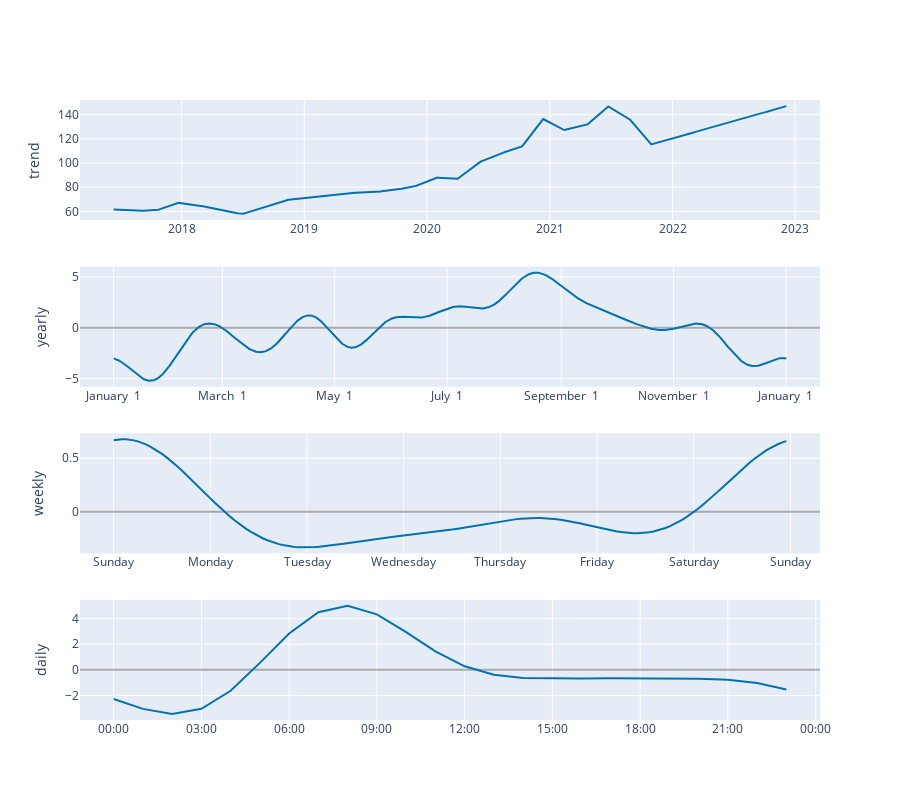

Notebook cell for this chart:
### Code cell
# Python
plot_components_plotly(m, forecast)

### Figure 1 — Plotly figure (JSON) as saved in the notebook; plotly's stock layout.template omitted (floating-point values rounded to 4 significant figures; data arrays with more than 128 entries replaced by an {"elided": "..."} marker saying what was removed)
{"data": [{"line": {"color": "#0072B2", "width": 2}, "mode": "lines", "name": "trend", "type": "scatter", "x": {"elided": "9997 str values"}, "xaxis": "x", "y": {"elided": "9997 float values"}, "yaxis": "y"}, {"line": {"color": "#0072B2", "width": 2}, "mode": "lines", "name": "yearly", "type": "scatter", "x": {"elided": "8766 str values"}, "xaxis": "x2", "y": {"elided": "8766 float values"}, "yaxis": "y2"}, {"line": {"color": "#0072B2", "width": 2}, "mode": "lines", "name": "weekly", "type": "scatter", "x": {"elided": "168 str values"}, "xaxis": "x3", "y": {"elided": "168 float values"}, "yaxis": "y3"}, {"line": {"color": "#0072B2", "width": 2}, "mode": "lines", "name": "daily", "type": "scatter", "x": ["2017-01-01T00:00:00", "2017-01-01T01:00:00", "2017-01-01T02:00:00", "2017-01-01T03:00:00", "2017-01-01T04:00:00", "2017-01-01T05:00:00", "2017-01-01T06:00:00", "2017-01-01T07:00:00", "2017-01-01T08:00:00", "2017-01-01T09:00:00", "2017-01-01T10:00:00", "2017-01-01T11:00:00", "2017-01-01T12:00:00", "2017-01-01T13:00:00", "2017-01-01T14:00:00", "2017-01-01T15:00:00", "2017-01-01T16:00:00", "2017-01-01T17:00:00", "2017-01-01T18:00:00", "2017-01-01T19:00:00", "2017-01-01T20:00:00", "2017-01-01T21:00:00", "2017-01-01T22:00:00", "2017-01-01T23:00:00"], "xaxis": "x4", "y": [-2.28, -3.052, -3.452, -3.045, -1.634, 0.5445, 2.845, 4.5, 5.001, 4.337, 2.946, 1.438, 0.2744, -0.3844, -0.638, -0.6822, -0.6698, -0.6643, -0.6685, -0.6733, -0.6922, -0.7804, -1.032, -1.536], "yaxis": "y4"}], "layout": {"height": 800, "showlegend": false, "width": 900, "xaxis": {"anchor": "y", "domain": [0, 1], "range": ["2017-03-04T12:24:00", "2023-03-15T21:36:00"], "type": "date"}, "xaxis2": {"anchor": "y2", "domain": [0, 1], "range": ["2016-12-13T17:45:00", "2018-01-19T11:15:00"], "tickformat": "%B %e", "type": "date"}, "xaxis3": {"anchor": "y3", "domain": [0, 1], "range": ["2016-12-31T15:39:00", "2017-01-08T07:21:00"], "tickformat": "%A", "type": "date"}, "xaxis4": {"anchor": "y4", "domain": [0, 1], "range": ["2016-12-31T22:51:00", "2017-01-02T00:09:00"], "tickformat": "%H:%M", "type": "date"}, "yaxis": {"anchor": "x", "domain": [0.8063, 1], "rangemode": "normal", "title": {"text": "trend"}, "zerolinecolor": "#AAA"}, "yaxis2": {"anchor": "x2", "domain": [0.5375, 0.7312], "title": {"text": "yearly"}, "zerolinecolor": "#AAA"}, "yaxis3": {"anchor": "x3", "domain": [0.2687, 0.4625], "title": {"text": "weekly"}, "zerolinecolor": "#AAA"}, "yaxis4": {"anchor": "x4", "domain": [0, 0.1938], "title": {"text": "daily"}, "zerolinecolor": "#AAA"}}}
